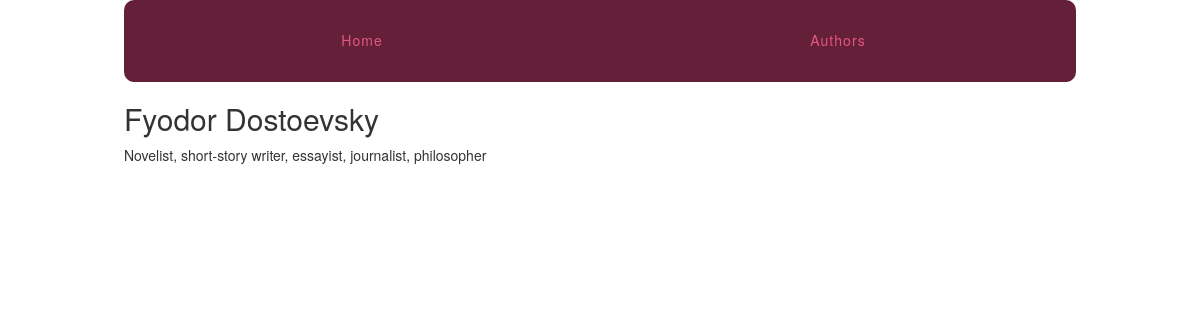
Before: /authors/3/ with the older database file.
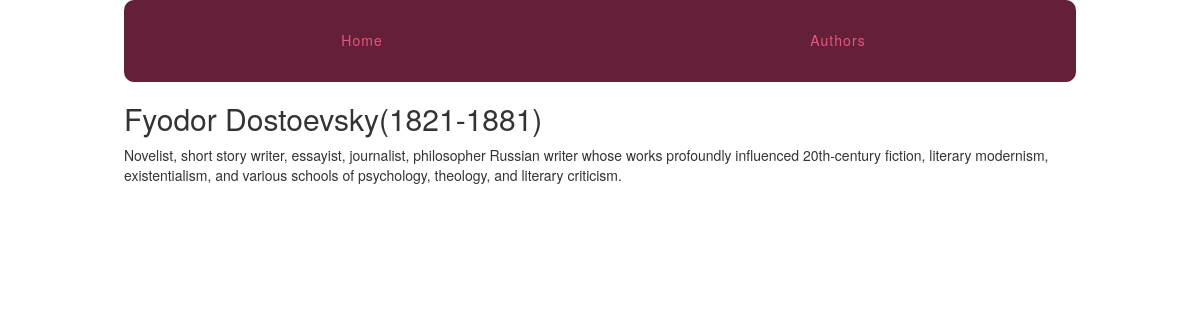
After: the same page with the newer database file.
### authors/models.py (models this page shows, shortened)
class Author(models.Model):
    name = models.CharField(max_length=255)
    about = models.TextField()

### authors/views.py (the view)
# urls.py: url(r'(?P<pk>\d+)/$', views.author_detail, name='detail'),
def author_detail(request, pk):
    author = get_object_or_404(Author, pk=pk)
    return render(request, 'authors/author_detail.html', {'author': author})

### authors/templates/authors/author_detail.html (shortened to what this page needs)
{% extends "layout.html" %}
{% block content %}
    <article>
        <h2>{{author.name}}</h2>
        {{author.about}}
    </article>
{% endblock %}

Changed rows visible on the page:
changed Author: name "Fyodor Dostoevsky" → "Fyodor Dostoevsky(1821-1881)"; about "Novelist, short-story writer, essayist, journalist, philosopher" → "Novelist, short story writer, essayist, journalist, philosopher Russian writer whose works profoundly influenced 20th-century fiction, literary modernism, existentialism, and various schools of psychology, theology, and literary criticism."
